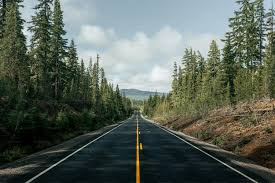
#> input picture images.jpeg, 275 x 183 px, given in place of challenge.mp4, which was not available
$ python lanedetvideo.py
#> lines starting #> are read from the running program, lines starting #| are printed output that depends on the picture; after the words box and inside, x2 and y2 are one past the last pixel; in counts of white or black regions, pixels touching at a corner belong together; pictures that were not available may be replaced by others from this repository, and a replacement may not be noted
import cv2 as cv
import numpy as np
import math

def region_of_interest(frame, vertices):
    mask = np.zeros_like(frame)
    match_mask_color = 255  # Single channel mask for grayscale
    cv.fillPoly(mask, vertices, match_mask_color)
    return cv.bitwise_and(frame, mask)

def draw_lines(img, lines, color=(0, 0, 255), thickness=5):
    if lines is None:
        return img  # Return the original image if no lines are detected

    line_image = np.zeros_like(img)
    left_fit = []
    right_fit = []

    for line in lines:
        for x1, y1, x2, y2 in line:
            slope = (y2 - y1) / (x2 - x1) if x2 != x1 else 0
            if math.fabs(slope) < 0.5:  # Ignore shallow slopes
                continue
            if slope < 0:  # Left line
                left_fit.append((x1, y1, x2, y2))
            else:  # Right line
                right_fit.append((x1, y1, x2, y2))

    def average_lines(lines):
        if not lines:
            return None
        x_coords = []
        y_coords = []
        for x1, y1, x2, y2 in lines:
            x_coords.extend([x1, x2])
            y_coords.extend([y1, y2])
        poly = np.polyfit(y_coords, x_coords, deg=1)
        return poly

    left_fit_poly = average_lines(left_fit)
    right_fit_poly = average_lines(right_fit)

    y1 = img.shape[0]  # Bottom of the frame
    y2 = int(y1 * 0.6)  # Slightly below the middle

    def create_coordinates(poly, y1, y2):
        if poly is None:
            return None
        x1 = int(np.polyval(poly, y1))
        x2 = int(np.polyval(poly, y2))
        return (x1, y1, x2, y2)

    left_line = create_coordinates(left_fit_poly, y1, y2)
    right_line = create_coordinates(right_fit_poly, y1, y2)

    if left_line:
        cv.line(line_image, (left_line[0], left_line[1]), (left_line[2], left_line[3]), color, thickness)
    if right_line:
        cv.line(line_image, (right_line[0], right_line[1]), (right_line[2], right_line[3]), color, thickness)

    return cv.addWeighted(img, 0.8, line_image, 1.0, 0.0)

def process_frame(frame):
    if frame is None:
        raise ValueError("Received an empty frame!")

    height, width = frame.shape[:2]
    region_of_interest_vertices = [
        (0, height),
        (width // 2, height // 2),
        (width, height),
    ]

    # Preprocessing
    gray_frame = cv.cvtColor(frame, cv.COLOR_BGR2GRAY)
    blur_frame = cv.GaussianBlur(gray_frame, (5, 5), 0)  # Reduce noise
    canny_frame = cv.Canny(blur_frame, 40, 150)

    # Masking
    cropped_frame = region_of_interest(
        canny_frame,
        np.array([region_of_interest_vertices], np.int32)
    )

    # Hough Transform
    lines = cv.HoughLinesP(
        cropped_frame,
        rho=2,
        theta=np.pi / 180,
        threshold=50,
        minLineLength=20,
        maxLineGap=300
    )

    return draw_lines(frame, lines)

def main():
    input_path = "LANE_DETECTION\challenge.mp4"
    output_path = "output_video.mp4"

    cap = cv.VideoCapture(input_path)
    if not cap.isOpened():
        print(f"Error: Could not open video file {input_path}")
        return

    # Video properties
    fps = int(cap.get(cv.CAP_PROP_FPS))
    frame_width = int(cap.get(cv.CAP_PROP_FRAME_WIDTH))
    frame_height = int(cap.get(cv.CAP_PROP_FRAME_HEIGHT))
    resolution = (frame_width, frame_height)

    fourcc = cv.VideoWriter_fourcc(*'XVID')  # Codec for output video
    output_video = cv.VideoWriter(output_path, fourcc, fps, resolution)

    while cap.isOpened():
        ret, frame = cap.read()
#> frame is the input picture: shape (183, 275, 3); mean B, G, R 89.7, 99.3, 89.9
        if not ret:
            print("End of video or error reading a frame.")
            break

        try:
            processed_frame = process_frame(frame)
#> in process_frame, `gray_frame = cv.cvtColor(frame, cv.COLOR_BGR2GRAY)`:
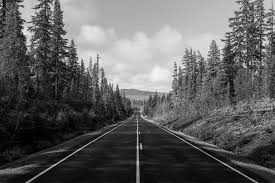
#> gray_frame: shape (183, 275); min 0, max 252, mean 95.4
#> in process_frame, `blur_frame = cv.GaussianBlur(gray_frame, (5, 5), 0)`:
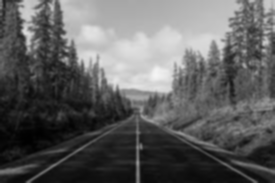
#> blur_frame: shape (183, 275); min 1, max 244, mean 95.4
#> in process_frame, `canny_frame = cv.Canny(blur_frame, 40, 150)`:
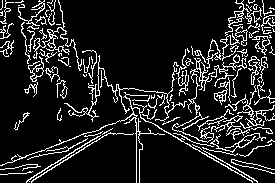
#> canny_frame: shape (183, 275); 12.8% white in thin lines or dots
#> in region_of_interest, `cv.fillPoly(mask, vertices, match_mask_color)`:
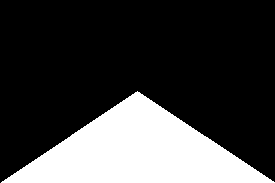
#> mask: shape (183, 275); 25.2% white; 1 white region, box (x1, y1, x2, y2) and area: (1, 91, 275, 183) 12695
#> in region_of_interest, `return cv.bitwise_and(frame, mask)`:
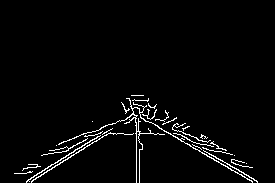
#> returned value: shape (183, 275); 2.9% white in thin lines or dots, all inside (x1, y1, x2, y2) = (14, 95, 258, 183)
#> in process_frame, `lines = cv.HoughLinesP( cropped_frame, rho=2, theta=np.pi / 180, thres..`: lines = 16 rows, first 6: [31, 181, 151, 107], [128, 98, 252, 182], [123, 106, 257, 181], [26, 181, 142, 106], [123, 105, 235, 172], [85, 135, 155, 106]
#> the loop in draw_lines, `for line in lines:` made 16 passes
#> line on passes 1 to 12: [[31, 181, 151, 107]], [[128, 98, 252, 182]], [[123, 106, 257, 181]], [[26, 181, 142, 106]], [[123, 105, 235, 172]], [[85, 135, 155, 106]], [[136, 182, 136, 95]], [[130, 104, 250, 167]], [[16, 173, 155, 111]], [[138, 100, 242, 162]], [[29, 181, 148, 103]], [[79, 135, 184, 133]]
#> after the loop in draw_lines, `for line in lines:`: left_fit = [(31, 181, 151, 107), (26, 181, 142, 106), (29, 181, 148, 103), (26, 173, 148, 100)]; right_fit = [(128, 98, 252, 182), (123, 106, 257, 181), (123, 105, 235, 172), (130, 104, 250, 167), (138, 100, 242, 162), (138, 95, 234, 155), (122, 104, 236, 164)]
#> the loop in average_lines, `for x1, y1, x2, y2 in lines:` made 4 passes
#> after the loop in average_lines, `for x1, y1, x2, y2 in lines:`: x_coords = [31, 151, 26, 142, 29, 148, 26, 148]; y_coords = [181, 107, 181, 106, 181, 103, 173, 100]
#> in average_lines, `poly = np.polyfit(y_coords, x_coords, deg=1)`: poly = [-1.58, 310.9]
#> the loop in average_lines (call 2), `for x1, y1, x2, y2 in lines:` made 7 passes
#> in draw_lines, `right_fit_poly = average_lines(right_fit)`: right_fit_poly = [1.65, -37.35]
#> in create_coordinates, `x1 = int(np.polyval(poly, y1))`: x1 = 22
#> in create_coordinates, `x2 = int(np.polyval(poly, y2))`: x2 = 138
#> in draw_lines, `left_line = create_coordinates(left_fit_poly, y1, y2)`: left_line = (22, 183, 138, 109)
#> in draw_lines, `right_line = create_coordinates(right_fit_poly, y1, y2)`: right_line = (265, 183, 142, 109)
#> in draw_lines, `cv.line(line_image, (right_line[0], right_line[1]), (right_line[2], ri..`:
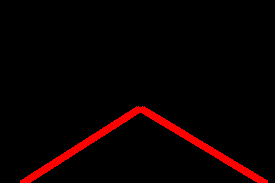
#> line_image: shape (183, 275, 3); mean of channels 0, 1, 2 0, 0, 10.4; drawn as B, G, R
#> in draw_lines, `return cv.addWeighted(img, 0.8, line_image, 1.0, 0.0)`:
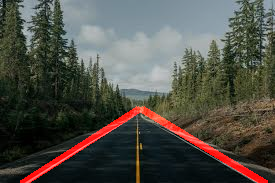
#> returned value: shape (183, 275, 3); mean of channels 0, 1, 2 71.7, 79.5, 80.4; drawn as B, G, R
        except Exception as e:
            print(f"Error processing frame: {e}")
            continue

        # Write the processed frame and display
        output_video.write(processed_frame)
        cv.imshow("Processed Video", processed_frame)

        if cv.waitKey(1) & 0xFF == '27':  # Press 'Esc' to exit
#> (key Esc is pressed here)
            break

    cap.release()
    output_video.release()
    cv.destroyAllWindows()
    print(f"Processed video saved as '{output_path}'")

if __name__ == "__main__":
    main()

$ run again, on road.jpg
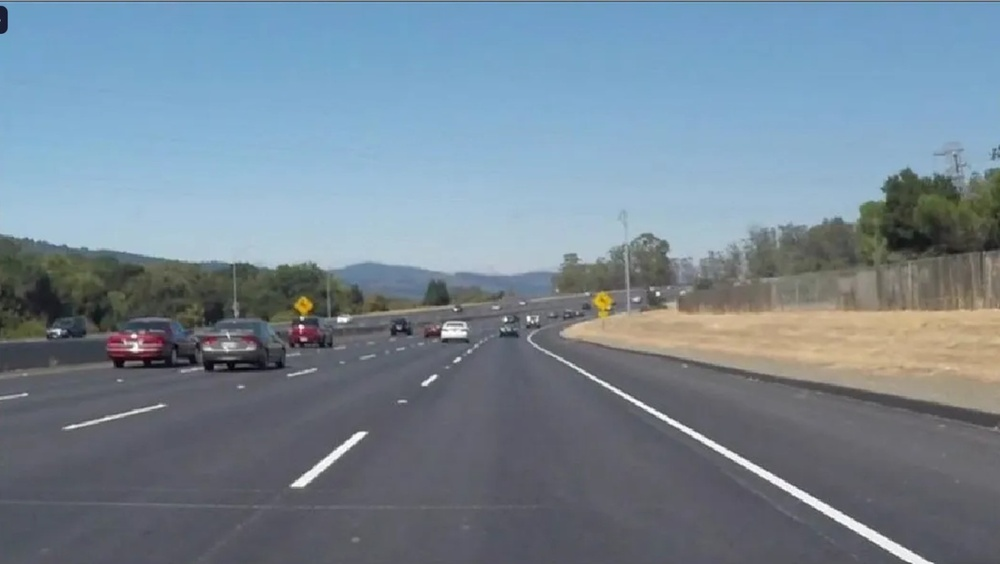
#> input picture road.jpg, 1000 x 564 px, shrunk from 1594 x 899 before the run, given in place of challenge.mp4, which was not available
#> in main, frame is the input picture: shape (564, 1000, 3); mean B, G, R 147.4, 134.1, 118
#> in process_frame, `canny_frame = cv.Canny(blur_frame, 40, 150)`:
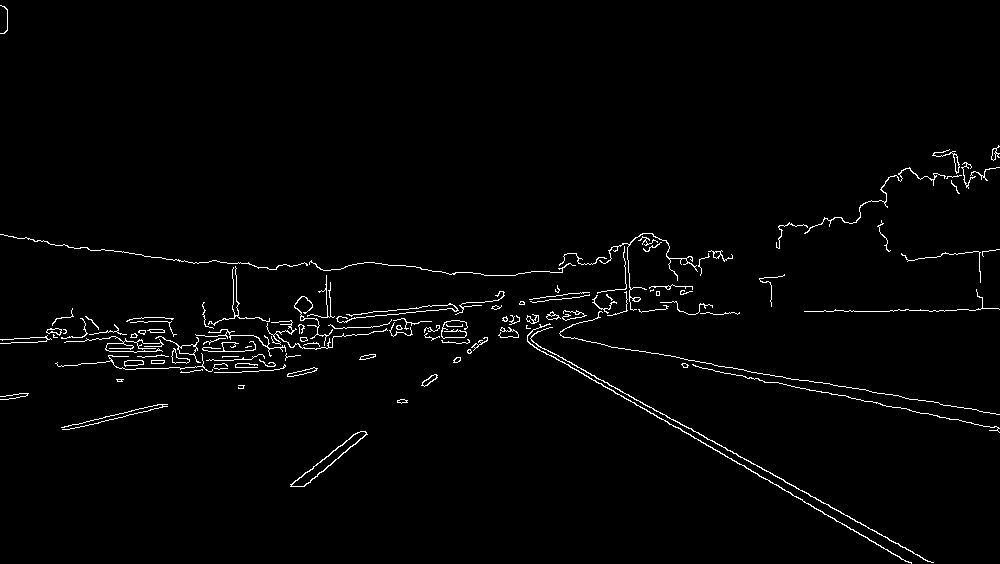
#> canny_frame: shape (564, 1000); 1.8% white in thin lines or dots
#> mask: shape (564, 1000); 25% white; 1 white region, box (x1, y1, x2, y2) and area: (1, 282, 1000, 564) 141218
#> lines = 21 rows, first 6: [461, 304, 909, 562], [462, 303, 928, 561], [351, 436, 530, 301], [303, 486, 523, 301], [291, 484, 469, 340], [407, 335, 561, 335]
#> the loop in draw_lines, `for line in lines:` made 21 passes
#> after the loop in draw_lines, `for line in lines:`: left_fit = [(351, 436, 530, 301), (303, 486, 523, 301), (291, 484, 469, 340), (292, 486, 517, 317), (308, 483, 524, 302), (301, 477, 533, 302), (343, 443, 531, 301)]; right_fit = [(461, 304, 909, 562), (462, 303, 928, 561), (462, 310, 781, 487), (500, 329, 828, 504), (468, 302, 709, 446), (464, 303, 931, 562)]
#> the loop in average_lines, `for x1, y1, x2, y2 in lines:` made 7 passes
#> after the loop in average_lines, `for x1, y1, x2, y2 in lines:`: x_coords = [351, 530, 303, 523, 291, 469, 292, 517, 308, 524, 301, 533, 343, 531]; y_coords = [436, 301, 486, 301, 484, 340, 486, 317, 483, 302, 477, 302, 443, 301]
#> poly = [-1.27, 910.1]
#> the loop in average_lines (call 2), `for x1, y1, x2, y2 in lines:` made 6 passes
#> right_fit_poly = [1.79, -82.45]
#> in create_coordinates, `x1 = int(np.polyval(poly, y1))`: x1 = 194
#> in create_coordinates, `x2 = int(np.polyval(poly, y2))`: x2 = 481
#> left_line = (194, 564, 481, 338)
#> right_line = (926, 564, 521, 338)
#> in draw_lines, `return cv.addWeighted(img, 0.8, line_image, 1.0, 0.0)`:
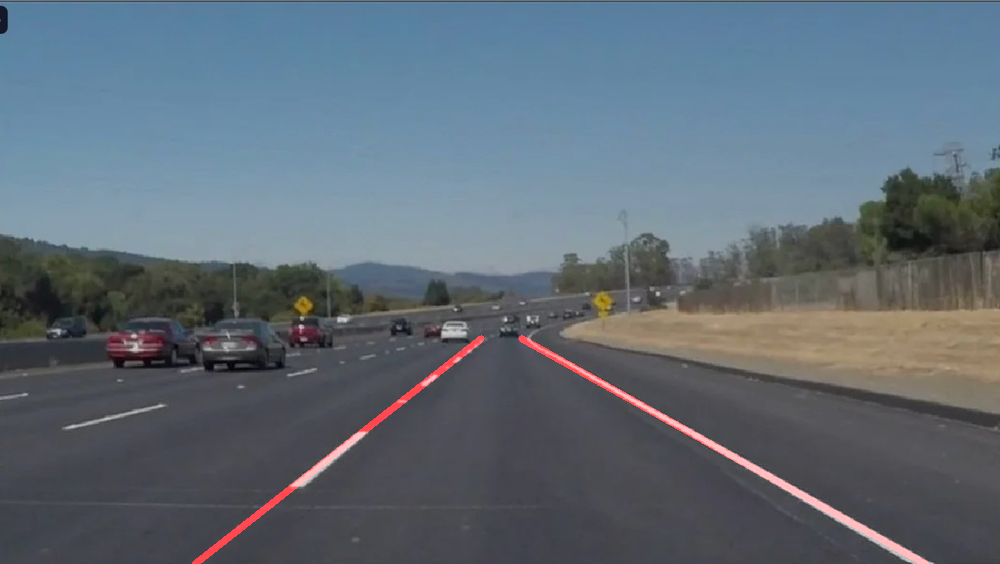
#> returned value: shape (564, 1000, 3); mean of channels 0, 1, 2 117.9, 107.3, 95.6; drawn as B, G, R
